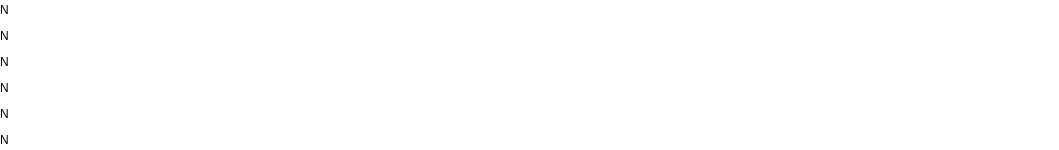
<?xml version="1.0" encoding="UTF-8"?>
<ui version="4.0">
 <class>GuitarNeck</class>
 <widget class="QWidget" name="GuitarNeck">
  <property name="geometry">
   <rect>
    <x>0</x>
    <y>0</y>
    <width>1059</width>
    <height>150</height>
   </rect>
  </property>
  <property name="sizePolicy">
   <sizepolicy hsizetype="Preferred" vsizetype="Fixed">
    <horstretch>0</horstretch>
    <verstretch>0</verstretch>
   </sizepolicy>
  </property>
  <property name="minimumSize">
   <size>
    <width>0</width>
    <height>150</height>
   </size>
  </property>
  <property name="maximumSize">
   <size>
    <width>16777215</width>
    <height>150</height>
   </size>
  </property>
  <property name="windowTitle">
   <string>Form</string>
  </property>
  <property name="styleSheet">
   <string notr="true">background-color: rgb(255, 255, 255);</string>
  </property>
  <layout class="QHBoxLayout" name="horizontalLayout">
   <property name="leftMargin">
    <number>0</number>
   </property>
   <property name="topMargin">
    <number>0</number>
   </property>
   <property name="rightMargin">
    <number>0</number>
   </property>
   <property name="bottomMargin">
    <number>0</number>
   </property>
   <item>
    <layout class="QVBoxLayout" name="labelLayout">
     <item>
      <widget class="QLabel" name="string1">
       <property name="styleSheet">
        <string notr="true">color: rgb(0, 0, 0);</string>
       </property>
       <property name="text">
        <string>N</string>
       </property>
      </widget>
     </item>
     <item>
      <widget class="QLabel" name="string2">
       <property name="styleSheet">
        <string notr="true">color: rgb(0, 0, 0);</string>
       </property>
       <property name="text">
        <string>N</string>
       </property>
      </widget>
     </item>
     <item>
      <widget class="QLabel" name="string3">
       <property name="styleSheet">
        <string notr="true">color: rgb(0, 0, 0);</string>
       </property>
       <property name="text">
        <string>N</string>
       </property>
      </widget>
     </item>
     <item>
      <widget class="QLabel" name="string4">
       <property name="styleSheet">
        <string notr="true">color: rgb(0, 0, 0);</string>
       </property>
       <property name="text">
        <string>N</string>
       </property>
      </widget>
     </item>
     <item>
      <widget class="QLabel" name="string5">
       <property name="styleSheet">
        <string notr="true">color: rgb(0, 0, 0);</string>
       </property>
       <property name="text">
        <string>N</string>
       </property>
      </widget>
     </item>
     <item>
      <widget class="QLabel" name="string6">
       <property name="styleSheet">
        <string notr="true">color: rgb(0, 0, 0);</string>
       </property>
       <property name="text">
        <string>N</string>
       </property>
      </widget>
     </item>
    </layout>
   </item>
   <item>
    <spacer name="horizontalSpacer">
     <property name="orientation">
      <enum>Qt::Horizontal</enum>
     </property>
     <property name="sizeHint" stdset="0">
      <size>
       <width>974</width>
       <height>147</height>
      </size>
     </property>
    </spacer>
   </item>
  </layout>
 </widget>
 <resources/>
 <connections/>
</ui>
